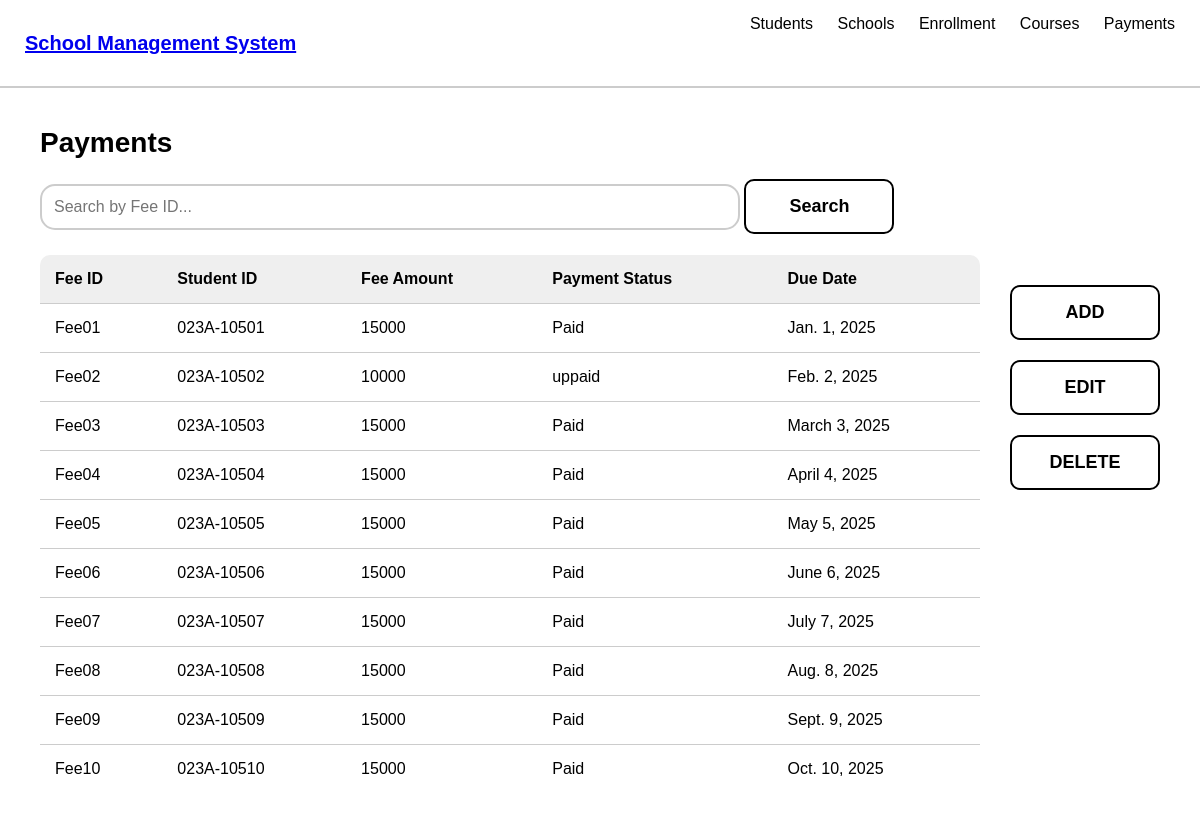
The app's page /tuitionPayment/ with its own data.
### online_enrollment/models.py (models this page shows, shortened)
class TuitionPayment(models.Model):
    fee_ID = models.CharField(max_length=5)
    student_ID = models.CharField(max_length=10)
    fee_amount = models.IntegerField()
    payment_status = models.CharField(max_length=10)
    due_date = models.DateField()

### online_enrollment/views.py (the view)
# urls.py: path('tuitionPayment/', views.tuitionPayments, name='TuitionPayment'),
def tuitionPayments(request):
    query = request.GET.get('search', '')  # Default to an empty string if no query is provided
    if query:
        payments = TuitionPayment.objects.filter(fee_ID__icontains=query).values()  # Search by fee ID (case-insensitive)
    else:
        payments = TuitionPayment.objects.all().values()  # Fetch all payments if no query
    return render(request, 'tuitionPayments.html', {'tuitionPayments': payments, 'search_query': query})

### online_enrollment/templates/tuitionPayments.html (shortened to what this page needs)
{% load static %}
<!DOCTYPE html>
<html lang="en">
<head>
    <link rel="stylesheet" href="{% static 'tuitionPaymentstyle.css' %}">
</head>
<body>
    <header class="topbar">
        <h2 class="logo"><a href="/dashboard">School Management System</h2>
        <nav class="menu">
            <a href="/student">Students</a>
            <a href="/school">Schools</a>
            <a href="/enrollment">Enrollment</a>
            <a href="/course">Courses</a>
            <a href="/tuitionPayment">Payments</a>
        </nav>
    </header>
    <main class="container">
        <h1>Payments</h1>
        <form method="GET" action="{% url 'TuitionPayment' %}">
            <input type="text" name="search" class="search-box" placeholder="Search by Fee ID..." value="{{ search_query }}">
            <button type="submit" class="btn">Search</button>
        </form>
        <div class="content-area">
            <table class="payment-table">
                <thead>
                    <tr>
                        <th>Fee ID</th>
                        <th>Student ID</th>
                        <th>Fee Amount</th>
                        <th>Payment Status</th>
                        <th>Due Date</th>
                    </tr>
                </thead>
                <tbody>
                    {% if tuitionPayments %}
                        {% for payment in tuitionPayments %}
                        <tr>
                            <td>{{ payment.fee_ID }}</td>
                            <td>{{ payment.student_ID }}</td>
                            <td>{{ payment.fee_amount }}</td>
                            <td>{{ payment.payment_status }}</td>
                            <td>{{ payment.due_date }}</td>
                        </tr>
                        {% endfor %}
                    {% else %}
                        <tr>
                            <td colspan="5">No payments found.</td>
                        </tr>
                    {% endif %}
                </tbody>
            </table>
            <div class="button-panel">
                <button class="btn add" onclick="window.location.href='{% url 'AddTuitionPayment' %}'">ADD</button>
                <button class="btn edit">EDIT</button>
                <button class="btn delete">DELETE</button>
            </div>
        </div>
    </main>
</body>
</html>

### online_enrollment/static/tuitionPaymentstyle.css (style rules this page uses)
body { margin: 0; font-family: Arial, sans-serif; background: #ffffff; }
.topbar { display: flex; justify-content: space-between; padding: 15px 25px; background: #fff; border-bottom: 2px solid #ccc; }
.logo { font-size: 20px; font-weight: bold; }
.menu a { margin-left: 20px; text-decoration: none; color: black; font-weight: 500; }
.container { padding: 20px 40px; }
h1 { font-size: 28px; margin-bottom: 20px; }
.search-box { width: 60%; padding: 12px; border: 2px solid #ccc; border-radius: 15px; font-size: 16px; margin-bottom: 25px; }
.content-area { display: flex; gap: 30px; }
.payment-table { width: 85%; background: white; border-collapse: collapse; border-radius: 10px; overflow: hidden; }
.payment-table th, .payment-table td { padding: 15px; border-bottom: 1px solid #ccc; text-align: left; }
.payment-table th { background: #efefef; font-weight: bold; }
.payment-table tbody tr:last-child td { border-bottom: none; }
.button-panel { display: flex; flex-direction: column; gap: 20px; margin-top: 30px; }
.btn { width: 150px; padding: 15px; background: white; border: 2px solid black; border-radius: 10px; font-weight: bold; font-size: 18px; cursor: pointer; }

### records on screen
TuitionPayment: fee_ID "Fee01", student_ID "023A-10501", fee_amount "15000", payment_status "Paid", due_date "Jan. 1, 2025"
TuitionPayment: fee_ID "Fee02", student_ID "023A-10502", fee_amount "10000", payment_status "uppaid", due_date "Feb. 2, 2025"
TuitionPayment: fee_ID "Fee03", student_ID "023A-10503", fee_amount "15000", payment_status "Paid", due_date "March 3, 2025"
TuitionPayment: fee_ID "Fee04", student_ID "023A-10504", fee_amount "15000", payment_status "Paid", due_date "April 4, 2025"
TuitionPayment: fee_ID "Fee05", student_ID "023A-10505", fee_amount "15000", payment_status "Paid", due_date "May 5, 2025"
TuitionPayment: fee_ID "Fee06", student_ID "023A-10506", fee_amount "15000", payment_status "Paid", due_date "June 6, 2025"
TuitionPayment: fee_ID "Fee07", student_ID "023A-10507", fee_amount "15000", payment_status "Paid", due_date "July 7, 2025"
TuitionPayment: fee_ID "Fee08", student_ID "023A-10508", fee_amount "15000", payment_status "Paid", due_date "Aug. 8, 2025"
TuitionPayment: fee_ID "Fee09", student_ID "023A-10509", fee_amount "15000", payment_status "Paid", due_date "Sept. 9, 2025"
TuitionPayment: fee_ID "Fee10", student_ID "023A-10510", fee_amount "15000", payment_status "Paid", due_date "Oct. 10, 2025"
